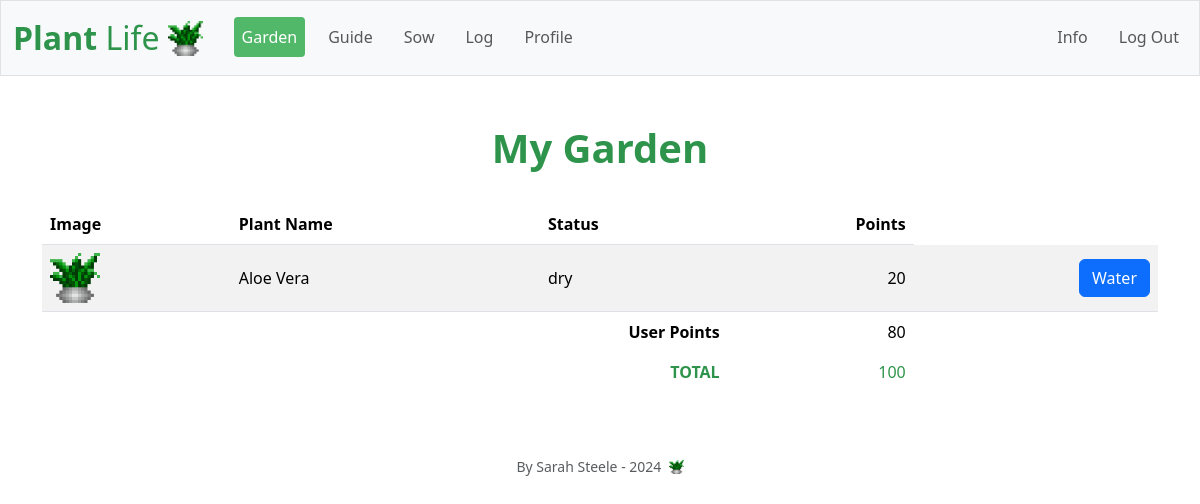
Screenshot of / (signed in) with the database file from the repository.
### tables this page shows
CREATE TABLE garden (
    id INTEGER PRIMARY KEY AUTOINCREMENT,
    user_id INTEGER,
    plant_name TEXT NOT NULL,
    price NUMERIC NOT NULL,
    status TEXT NOT NULL DEFAULT 'healthy',
    last_watered TIMESTAMP DEFAULT CURRENT_TIMESTAMP,
    plant_image_filename TEXT,
    FOREIGN KEY (user_id) REFERENCES users (id),
    FOREIGN KEY (plant_name) REFERENCES plants (name)
);

### app.py (the view)
@app.route("/")
@login_required
def index():
    user_id = session["user_id"]
    garden = db.execute("SELECT * FROM garden WHERE user_id = ?", user_id)
    user_points = db.execute("SELECT points FROM users WHERE id = ?", user_id)[0]["points"]
    total_plant_points = sum(plant["price"] for plant in garden)
    total = user_points + total_plant_points
    return render_template("index.html", garden=garden, user_points=user_points, total=total)

### app.py (called while the page is built)
@app.after_request
def after_request(response):
    response.headers["Cache-Control"] = "no-cache, no-store, must-revalidate"
    response.headers["Expires"] = 0
    response.headers["Pragma"] = "no-cache"
    return response

### helpers.py (called while the page is built)
def login_required(f):
    @wraps(f)
    def decorated_function(*args, **kwargs):
        if session.get("user_id") is None:
            return redirect("/login")
        return f(*args, **kwargs)
    return decorated_function

### templates/index.html (shortened to what this page needs)
{% extends "layout.html" %}
{% block main %}
    <h1 style="color: #2e944b;"><b>My Garden</b></h1>
    <br>
    <table class="table table-striped">
        <thead>
            <tr>
                <th class="text-start align-middle">Image</th>
                <th class="text-start align-middle">Plant Name</th>
                <th class="text-start align-middle">Status</th>
                <th class="text-end align-middle">Points</th>
            </tr>
        </thead>
        <tbody>
            {% for plant in garden %}
                <tr>
                    <td class="text-start align-middle"><img src="{{ url_for('static', filename=plant['plant_image_filename']) }}" alt="{{ plant['plant_name'] }} Image" style="width: 50px; height: 50px;"></td>
                    <td class="text-start align-middle">{{ plant["plant_name"] }}</td>
                    <td class="text-start align-middle">{{ plant["status"] }}</td>
                    <td class="text-end align-middle">{{ plant["price"] }}</td>
                    <td class="text-end align-middle">
                        {% if plant["status"] == 'dry' %}
                            <form action="{{ url_for('water', plant_id=plant['id']) }}" method="post">
                                <button type="submit" class="btn btn-primary">Water</button>
                            </form>
                        {% endif %}
                    </td>
                </tr>
            {% endfor %}
        </tbody>
        <tfoot>
            <tr>
                <td colspan="3" class="border-0 fw-bold text-end align-middle"><strong>User Points</strong></td>
                <td class="border-0 w-bold text-end align-middle">{{ user_points }}</td>
            </tr>
            <tr>
                <td colspan="3" class="border-0 fw-bold text-end align-middle" style="color: #2e944b;"><strong>TOTAL</strong></td>
                <td class="border-0 w-bold text-end align-middle" style="color: #2e944b;">{{ total }}</td>
            </tr>
        </tfoot>
    </table>
{% endblock %}

### rows the page displays
garden: plant_image_filename (picture), plant_name "Aloe Vera", status "dry", price "20"

### other values shown
{{ user_points }} "80"
{{ total }} "100"
